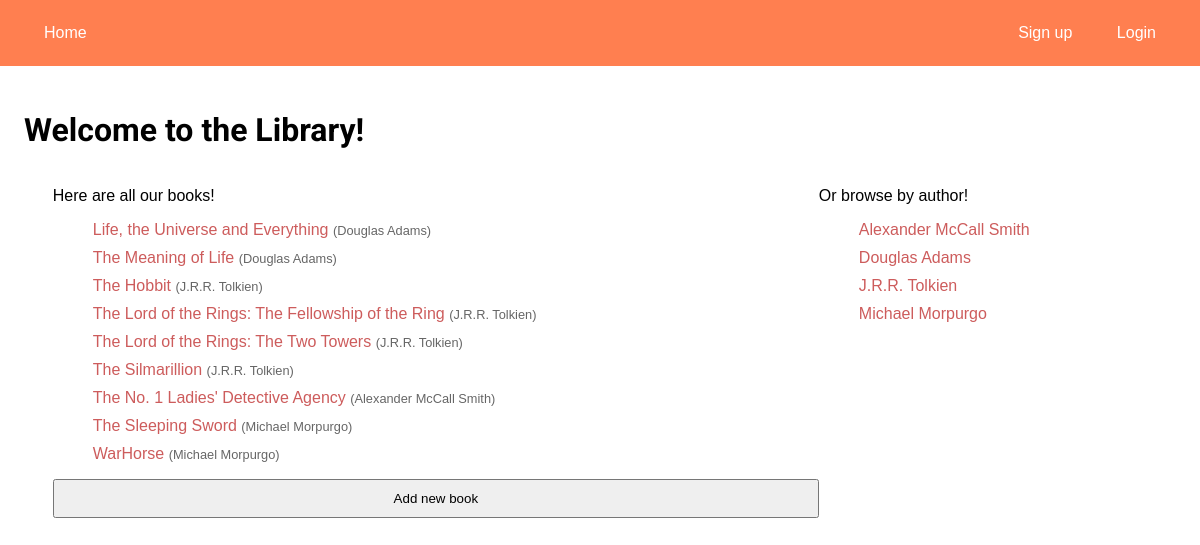
The page / on the database its author committed.
### library/models.py (models this page shows, shortened)
class Book(models.Model):
    title = models.CharField(max_length=100)
    author = models.ForeignKey(Author, null=True, on_delete=models.SET_NULL)
    borrower = models.ForeignKey(User, null=True, on_delete=models.SET_NULL)

class Author(models.Model):
    name = models.CharField(max_length=50)
    def __str__(self):
        return f"{self.name}"

### library/views.py (the view)
# urls.py: path('', views.index, name='library-index'),
def index(req):
    books = Book.objects.all().order_by('author', 'title')
    authors = Author.objects.all().order_by('name')
    data = { "books": books, "authors": authors }
    return render(req, 'library/index.html', data)

### library/templates/library/index.html
{% extends "library/base.html" %}
{% block content %}
    <h1>Welcome to the Library!</h1>
    <div id="library-container">
        <div class="split-left">
            <p>Here are all our books!</p>
            <ul id="books-container">
                {% for book in books %}
                <li>
                    <a href="{% url 'book-show' book_id=book.id %}">
                        {{ book.title }}
                    </a>
                    <span class="helptext">({{ book.author }})</span>
                </li>
                {% endfor %}
            </ul>
            <a href="{% url 'book-create' %}"> <button>Add new book</button></a>
        </div>
        <div class="split-right">
            <p>Or browse by author!</p>
            <ul id="authors-container">
                {% for author in authors %}
                <li>
                    <a href="{% url 'author-show' author_id=author.id %}">
                        {{ author.name }}
                    </a>
                </li>
                {% endfor %}
            </ul>
        </div>
    </div>
{% endblock content %}

### library/templates/library/base.html (shortened to what this page needs)
{% load static %}
<!DOCTYPE html>
<html lang="en">
    <head>
        <link rel="stylesheet" href="{% static 'css/main.css' %}">
    </head>
    <body>
        <nav>
            <div class="linkset left">
                <a href="{% url 'library-index' %}">Home</a>
            </div>
            <div class="linkset right">
            {% if user.is_authenticated %}
                <span>Welcome, {{user}}</span>
                <a href="{% url 'logout' %}">Logout</a>
            {% else %}
                <a href="{% url 'signup' %}">Sign up</a>
                <a href="{% url 'login' %}">Login</a>
            {% endif %}
        </div>
        </nav>
        <main>
            {% block content %}
            {% endblock content %}
        </main>
    </body>
</html>

### library/static/css/main.css (style rules this page uses)
:root { --primary-font: 'Late', sans-serif; --header-font: 'Roboto', sans-serif; }
* { box-sizing: border-box; }
html, body { margin: 0; }
body { font-family: var(--primary-font); }
h1 { font-family: var(--header-font); }
nav { width: 100vw; padding: 1.5rem; display: flex; justify-content: space-between; background-color: coral; }
.linkset > * { margin: 0 20px; color: white; font-size: 0.8rem; }
#library-container { width: 95%; margin: 0 auto; display: flex; }
.split-left { width: 70%; }
.split-right { width: 30%; }
.right { text-align: right; }
.left { text-align: left; }
a { cursor: pointer; text-decoration: none; }
main { padding: 1.5rem; }
ul li { list-style: none; margin: 10px 0; }
li a, p a { color: indianred; }
input, button { display: block; padding: 10px 0; font-family: var(--primary-font); width: 100%; text-align: center; cursor: pointer; }
.helptext, form > ul { opacity: 0.6; font-size: 0.8rem; }
@media only screen and (min-width: 480px) { .linkset > * { font-size: 1rem; } }

### rows shown on the page
Book: title "Life, the Universe and Everything", author "Douglas Adams"
Book: title "The Meaning of Life", author "Douglas Adams"
Book: title "The Hobbit", author "J.R.R. Tolkien"
Book: title "The Lord of the Rings: The Fellowship of the Ring", author "J.R.R. Tolkien"
Book: title "The Lord of the Rings: The Two Towers", author "J.R.R. Tolkien"
Book: title "The Silmarillion", author "J.R.R. Tolkien"
Book: title "The No. 1 Ladies' Detective Agency", author "Alexander McCall Smith"
Book: title "The Sleeping Sword", author "Michael Morpurgo"
Book: title "WarHorse", author "Michael Morpurgo"
Author: name "Alexander McCall Smith"
Author: name "Douglas Adams"
Author: name "J.R.R. Tolkien"
Author: name "Michael Morpurgo"
